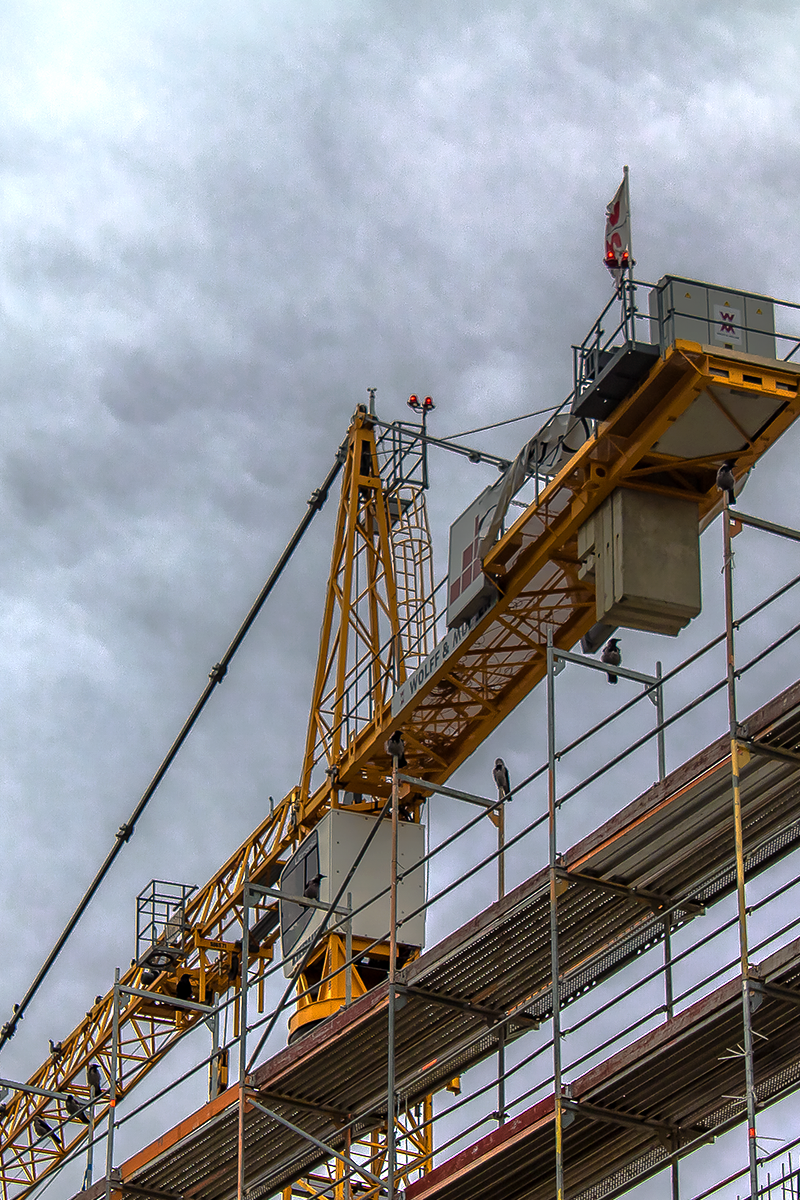
#> input picture pyTorch/src/0022_L.png, 800 x 1200 px, given as the content of the folder C:/Users/Percy/Flickr1024/Validation/, which was not available
$ python patch_data.py
#> lines starting #> are read from the running program, lines starting #| are printed output that depends on the picture; pictures that were not available may be replaced by others from this repository, and a replacement may not be noted
from PIL import Image
import os

# define the input image directory
input_dir = "C:/Users/Percy/Flickr1024/Validation/"

# define the output directory for the patches
output_dir = "C:/Users/Percy/Flickr1024/Validation_patched/"

# define the size of the patches
patch_size = (128, 128)

# loop through all the files in the input directory
for filename in os.listdir(input_dir):
    # open the image file
    with Image.open(os.path.join(input_dir, filename)) as img:
        # get the size of the image
#> img is the input picture: PIL image 800x1200 RGB; mean R, G, B 142.6, 143.2, 147.3
        width, height = img.size
#> width = 800; height = 1200
        # loop through the image, creating patches
        for x in range(0, width, patch_size[0]):
            for y in range(0, height, patch_size[1]):
                # define the patch coordinates
                left = x
                top = y
                right = x + patch_size[0]
                bottom = y + patch_size[1]
                # crop the patch from the image
                patch = img.crop((left, top, right, bottom))
                # construct the new filename with patch coordinates
                new_filename = f"{x}_{y}_{filename.split('.')[0]}.png"
                # save the patch to the output directory
                patch.save(os.path.join(output_dir, new_filename))
#> this loop made 7 passes
#> pass 1, `patch.save(os.path.join(output_dir, new_filename))`:
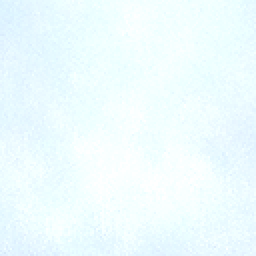
#> saved as 0_0_0022_L.png: PIL image 128x128 RGB (shown 2 times larger); mean R, G, B 238.8, 252.6, 255
#> pass 1, `patch.save(os.path.join(output_dir, new_filename))`:
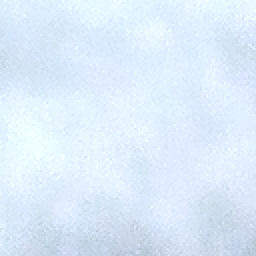
#> saved as 0_128_0022_L.png: PIL image 128x128 RGB (shown 2 times larger); mean R, G, B 221.1, 236.2, 250.8
#> pass 1, `patch.save(os.path.join(output_dir, new_filename))`:
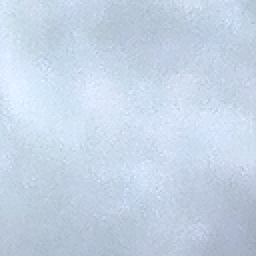
#> saved as 0_256_0022_L.png: PIL image 128x128 RGB (shown 2 times larger); mean R, G, B 197.4, 212.2, 230.1
#> pass 1, `patch.save(os.path.join(output_dir, new_filename))`:
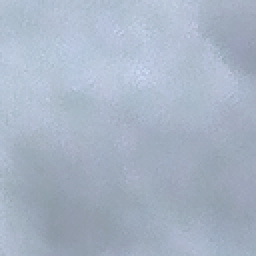
#> saved as 0_384_0022_L.png: PIL image 128x128 RGB (shown 2 times larger); mean R, G, B 167.7, 179.9, 197
#> after the loop:
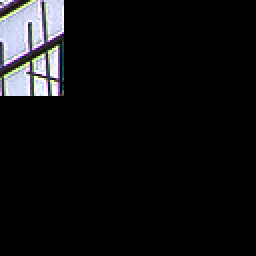
#> patch: PIL image 128x128 RGB (shown 2 times larger); mean R, G, B 15.6, 15.8, 17.1

$ run again, on pyTorch/src/0105_L.png
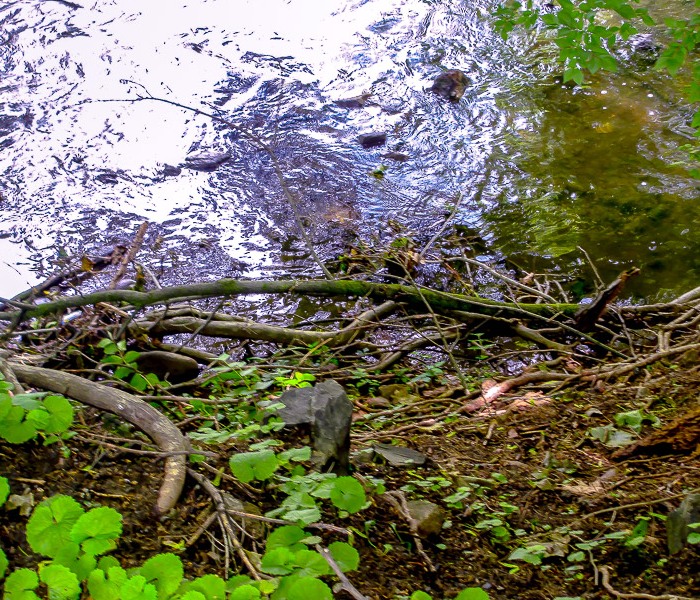
#> input picture pyTorch/src/0105_L.png, 700 x 600 px, given as the content of the folder C:/Users/Percy/Flickr1024/Validation/, which was not available
#> img is the input picture: PIL image 700x600 RGB; mean R, G, B 115.6, 114.8, 92
#> the loop `for x in range(0, width, patch_size[0]):` made 6 passes
#> pass 1, `patch.save(os.path.join(output_dir, new_filename))`:
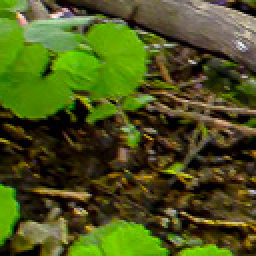
#> saved as 0_384_0105_L.png: PIL image 128x128 RGB (shown 2 times larger); mean R, G, B 75.6, 84.9, 28
#> after the loop `for x in range(0, width, patch_size[0]):`:
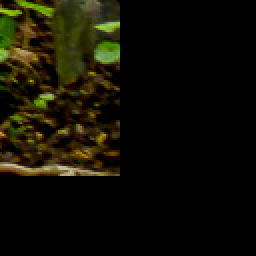
#> patch: PIL image 128x128 RGB (shown 2 times larger); mean R, G, B 17.2, 15.3, 4.3

$ run again, on pyTorch/src/0105_R.png
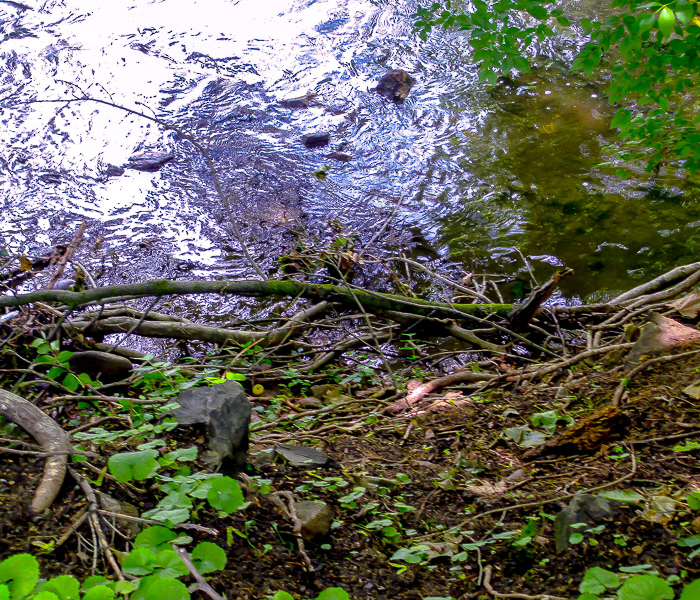
#> input picture pyTorch/src/0105_R.png, 700 x 600 px, given as the content of the folder C:/Users/Percy/Flickr1024/Validation/, which was not available
#> img is the input picture: PIL image 700x600 RGB; mean R, G, B 102.1, 103.7, 89.4
#> the loop `for x in range(0, width, patch_size[0]):` made 6 passes
#> pass 1, `patch.save(os.path.join(output_dir, new_filename))`:
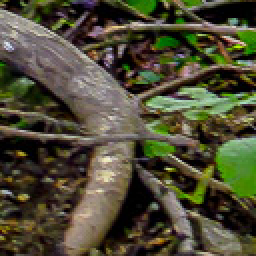
#> saved as 0_384_0105_R.png: PIL image 128x128 RGB (shown 2 times larger); mean R, G, B 77.9, 75.4, 53.6
#> after the loop `for x in range(0, width, patch_size[0]):`:
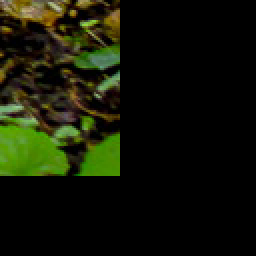
#> patch: PIL image 128x128 RGB (shown 2 times larger); mean R, G, B 18.5, 22.2, 6.2

$ run again, on pyTorch/src/0109_L.png
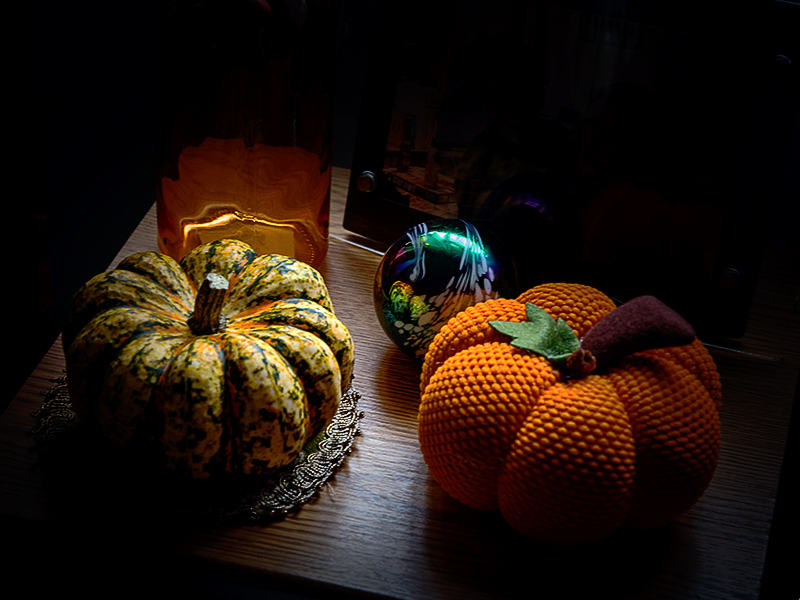
#> input picture pyTorch/src/0109_L.png, 800 x 600 px, given as the content of the folder C:/Users/Percy/Flickr1024/Validation/, which was not available
#> img is the input picture: PIL image 800x600 RGB; mean R, G, B 33.4, 21.3, 12.7
#> the loop `for x in range(0, width, patch_size[0]):` made 7 passes
#> pass 1, `patch.save(os.path.join(output_dir, new_filename))`:
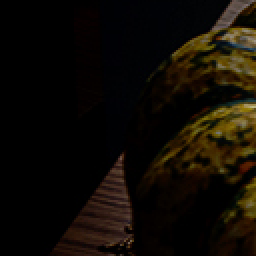
#> saved as 0_256_0109_L.png: PIL image 128x128 RGB (shown 2 times larger); mean R, G, B 16, 11.2, 4.5
#> pass 1, `patch.save(os.path.join(output_dir, new_filename))`:
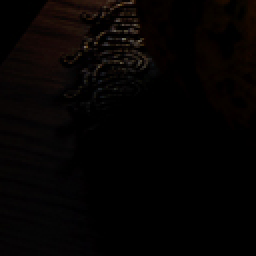
#> saved as 0_384_0109_L.png: PIL image 128x128 RGB (shown 2 times larger); mean R, G, B 5.1, 2.9, 2.3
